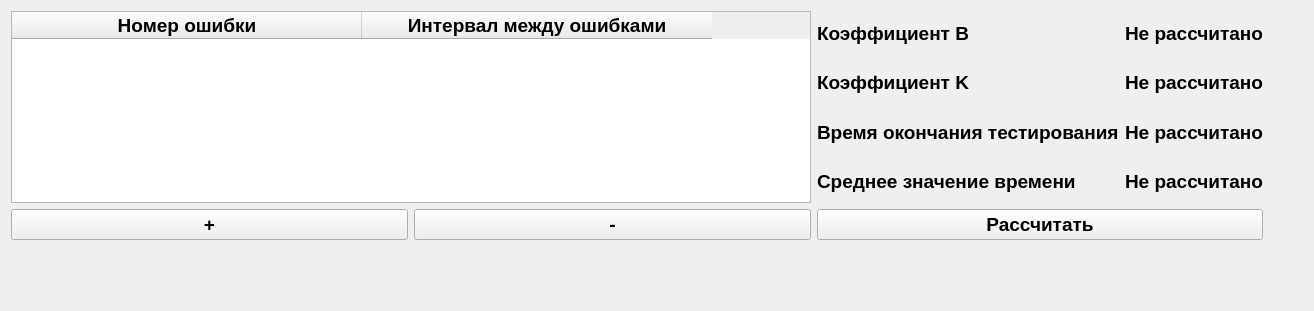
      <widget class="QWidget" name="tab_2">
       <attribute name="title">
        <string>Лаборатораная работа 2</string>
       </attribute>
       <layout class="QGridLayout" name="gridLayout_7">
        <item row="0" column="1">
         <layout class="QGridLayout" name="gridLayout_6">
          <item row="1" column="1">
           <widget class="QPushButton" name="pushButton_removeRowForomTable">
            <property name="font">
             <font>
              <pointsize>14</pointsize>
              <weight>75</weight>
              <bold>true</bold>
             </font>
            </property>
            <property name="text">
             <string>-</string>
            </property>
           </widget>
          </item>
          <item row="1" column="0">
           <widget class="QPushButton" name="pushButton_addRowToTable">
            <property name="font">
             <font>
              <pointsize>14</pointsize>
              <weight>75</weight>
              <bold>true</bold>
             </font>
            </property>
            <property name="text">
             <string>+</string>
            </property>
           </widget>
          </item>
          <item row="0" column="3">
           <spacer name="horizontalSpacer_4">
            <property name="orientation">
             <enum>Qt::Horizontal</enum>
            </property>
            <property name="sizeHint" stdset="0">
             <size>
              <width>40</width>
              <height>20</height>
             </size>
            </property>
           </spacer>
          </item>
          <item row="4" column="0">
           <spacer name="verticalSpacer_4">
            <property name="orientation">
             <enum>Qt::Vertical</enum>
            </property>
            <property name="sizeHint" stdset="0">
             <size>
              <width>20</width>
              <height>40</height>
             </size>
            </property>
           </spacer>
          </item>
          <item row="0" column="2">
           <layout class="QGridLayout" name="gridLayout_8">
            <item row="0" column="0">
             <widget class="QLabel" name="label_33">
              <property name="font">
               <font>
                <pointsize>14</pointsize>
                <weight>75</weight>
                <bold>true</bold>
               </font>
              </property>
              <property name="text">
               <string>Коэффициент B</string>
              </property>
              <property name="margin">
               <number>10</number>
              </property>
             </widget>
            </item>
            <item row="2" column="0">
             <widget class="QLabel" name="label_37">
              <property name="font">
               <font>
                <pointsize>14</pointsize>
                <weight>75</weight>
                <bold>true</bold>
               </font>
              </property>
              <property name="text">
               <string>Время окончания тестирования</string>
              </property>
              <property name="margin">
               <number>10</number>
              </property>
             </widget>
            </item>
            <item row="0" column="1">
             <widget class="QLabel" name="label_coefficientB">
              <property name="font">
               <font>
                <pointsize>14</pointsize>
                <weight>75</weight>
                <bold>true</bold>
               </font>
              </property>
              <property name="text">
               <string>Не рассчитано</string>
              </property>
              <property name="margin">
               <number>10</number>
              </property>
             </widget>
            </item>
            <item row="1" column="0">
             <widget class="QLabel" name="label_36">
              <property name="font">
               <font>
                <pointsize>14</pointsize>
                <weight>75</weight>
                <bold>true</bold>
               </font>
              </property>
              <property name="text">
               <string>Коэффициент K</string>
              </property>
              <property name="margin">
               <number>10</number>
              </property>
             </widget>
            </item>
            <item row="3" column="0">
             <widget class="QLabel" name="label_38">
              <property name="font">
               <font>
                <pointsize>14</pointsize>
                <weight>75</weight>
                <bold>true</bold>
               </font>
              </property>
              <property name="text">
               <string>Среднее значение времени</string>
              </property>
              <property name="margin">
               <number>10</number>
              </property>
             </widget>
            </item>
            <item row="1" column="1">
             <widget class="QLabel" name="label_coefficientK">
              <property name="font">
               <font>
                <pointsize>14</pointsize>
                <weight>75</weight>
                <bold>true</bold>
               </font>
              </property>
              <property name="text">
               <string>Не рассчитано</string>
              </property>
              <property name="margin">
               <number>10</number>
              </property>
             </widget>
            </item>
            <item row="2" column="1">
             <widget class="QLabel" name="label_timeToEndTesting">
              <property name="font">
               <font>
                <pointsize>14</pointsize>
                <weight>75</weight>
                <bold>true</bold>
               </font>
              </property>
              <property name="text">
               <string>Не рассчитано</string>
              </property>
              <property name="margin">
               <number>10</number>
              </property>
             </widget>
            </item>
            <item row="3" column="1">
             <widget class="QLabel" name="label_midValueTime">
              <property name="font">
               <font>
                <pointsize>14</pointsize>
                <weight>75</weight>
                <bold>true</bold>
               </font>
              </property>
              <property name="text">
               <string>Не рассчитано</string>
              </property>
              <property name="margin">
               <number>10</number>
              </property>
             </widget>
            </item>
           </layout>
          </item>
          <item row="0" column="0" colspan="2">
           <widget class="QTableWidget" name="tableWidget_lab2Errors">
            <property name="sizePolicy">
             <sizepolicy hsizetype="Fixed" vsizetype="Fixed">
              <horstretch>0</horstretch>
              <verstretch>0</verstretch>
             </sizepolicy>
            </property>
            <property name="minimumSize">
             <size>
              <width>800</width>
              <height>0</height>
             </size>
            </property>
            <property name="font">
             <font>
              <pointsize>14</pointsize>
             </font>
            </property>
            <attribute name="horizontalHeaderDefaultSectionSize">
             <number>350</number>
            </attribute>
            <column>
             <property name="text">
              <string>Номер ошибки</string>
             </property>
             <property name="font">
              <font>
               <pointsize>14</pointsize>
               <weight>75</weight>
               <bold>true</bold>
              </font>
             </property>
            </column>
            <column>
             <property name="text">
              <string>Интервал между ошибками</string>
             </property>
             <property name="font">
              <font>
               <pointsize>14</pointsize>
               <weight>75</weight>
               <bold>true</bold>
              </font>
             </property>
            </column>
           </widget>
          </item>
          <item row="3" column="2">
           <spacer name="horizontalSpacer_5">
            <property name="orientation">
             <enum>Qt::Horizontal</enum>
            </property>
            <property name="sizeHint" stdset="0">
             <size>
              <width>40</width>
              <height>20</height>
             </size>
            </property>
           </spacer>
          </item>
          <item row="1" column="2">
           <widget class="QPushButton" name="pushButton_calculateLab2">
            <property name="font">
             <font>
              <pointsize>14</pointsize>
              <weight>75</weight>
              <bold>true</bold>
             </font>
            </property>
            <property name="text">
             <string>Рассчитать</string>
            </property>
           </widget>
          </item>
         </layout>
        </item>
       </layout>
      </widget>
